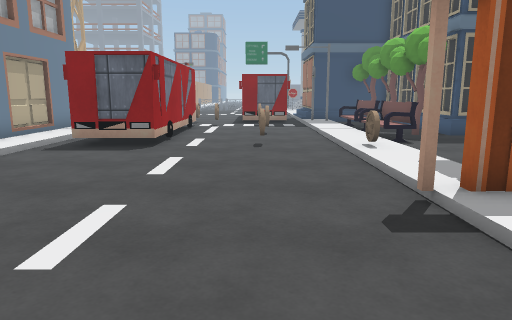
View 1 (above)

18 first-person views from a walk through a 3-D level made in the Unity game engine. The camera is 1.4 m above the floor, tilts 10° down and sees 70° across. The floor is counted in squares, 1 m on a side. Each view is taken from the middle of a square. On the plan, view 1 faces up. The plan holds only what a view shows up to about 16 squares ahead; the rest is blank. The place goes on beyond the plan. The player character is not drawn. Some surface patterns are stand-ins.

View 2
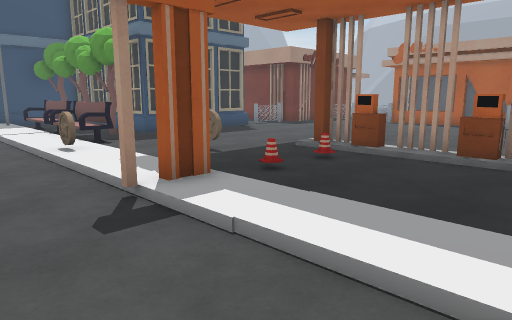

View 3
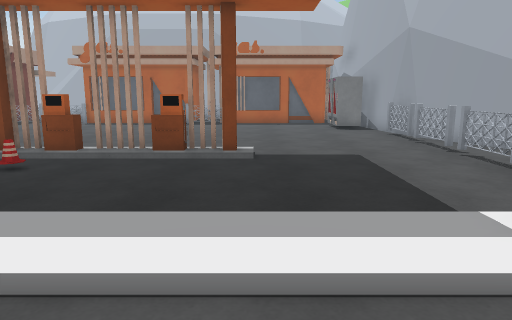

View 4
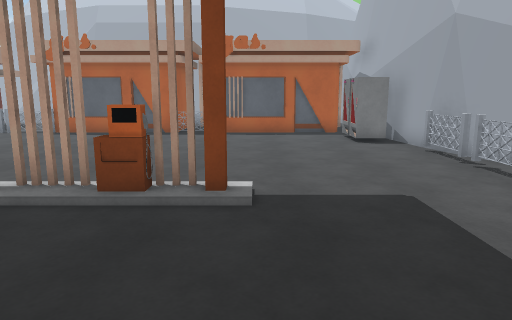

View 5
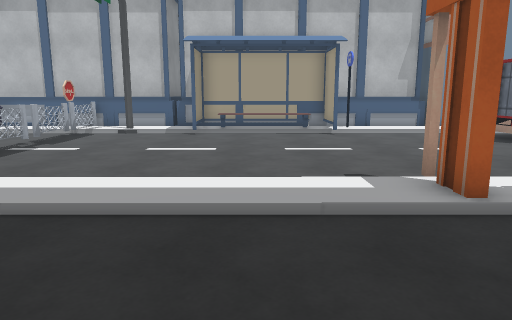

View 6
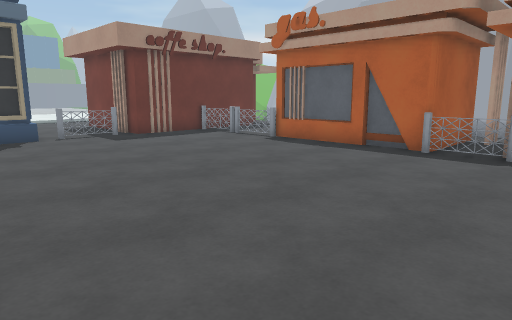

View 7
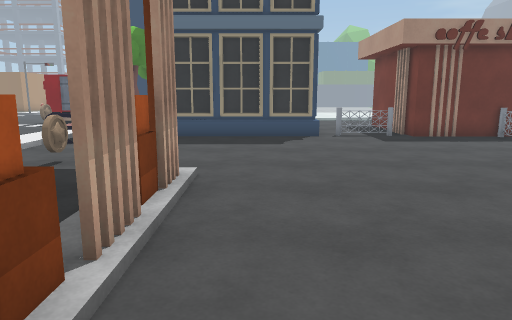

View 8
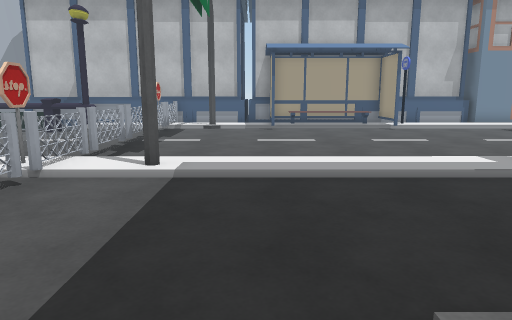

View 9
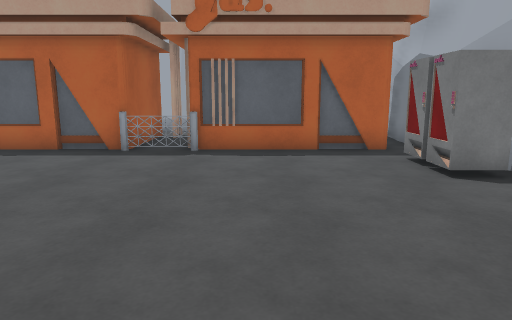

View 10
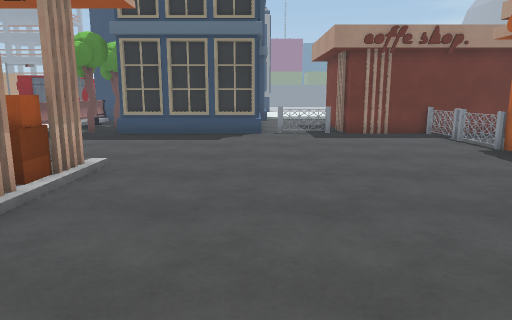

View 11
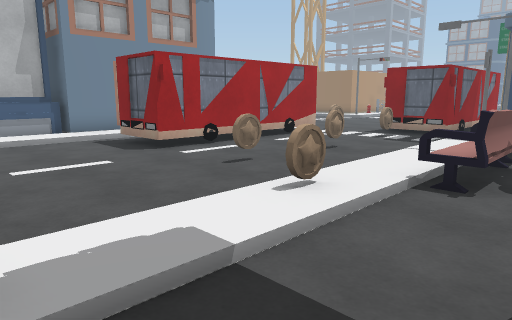

View 12
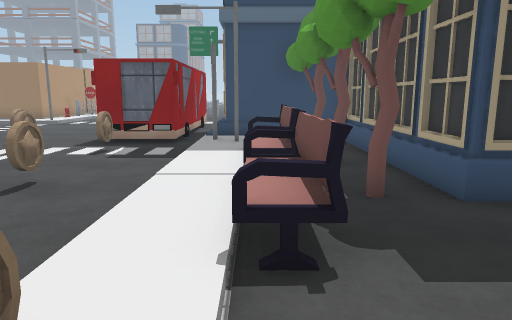

View 13
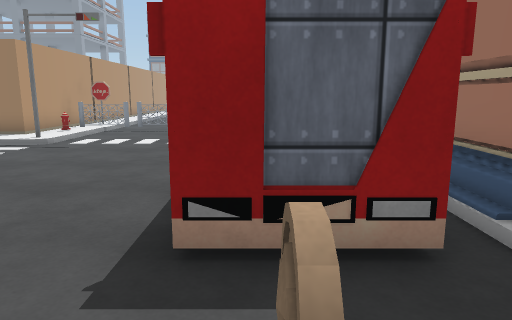

View 14
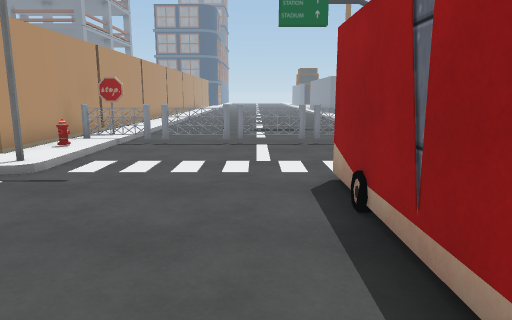

View 15
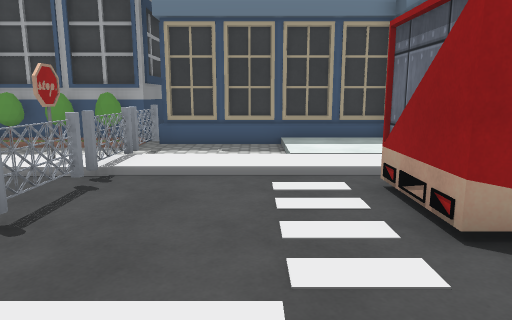

View 16
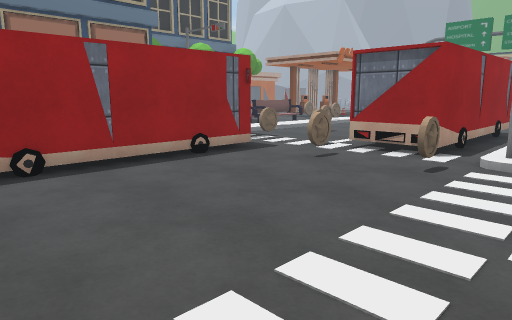

View 17
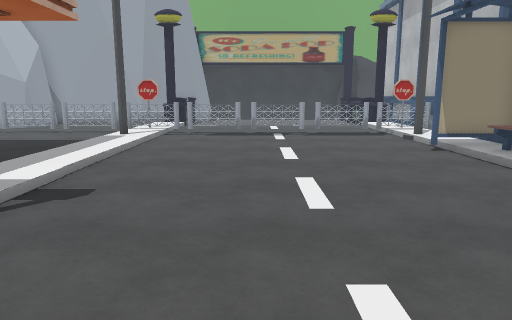

View 18
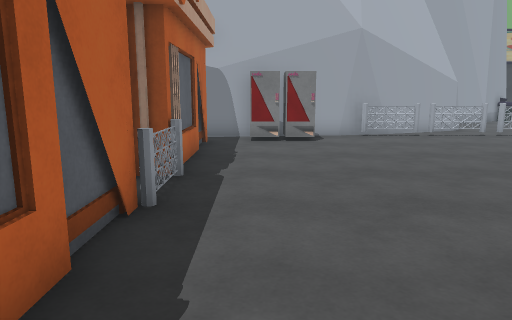

### Floor plan
Key: @ floor where view 1 was taken; # wall or solid block; x gap in a wall; . main floor; : floor 0.25 m higher than the main floor; / step, stairs or slope; B bus; T tree; C coin; E bench; S sign; F fence; H hydrant; U building; O other object.
Columns run from 8 left of view 1 to 21 right of it. Each row starts with its distance up from view 1.
 33 #             ##
 32 #SS........S..###
 31 #FFFFFFFFFFFFFFU##
 30 #:/........:...U
 29  H/........:...#
 28 #:/........:...U
 27 :#/........:/::#
 26 ........BB.:/::#
 25  .......B   /::#
 24  .......BB.    #
 23  .......BB.
 22  .......BB.#
 21  .......BB.#
 20  .......BB.#####
 19  ..C.C..BB.:.  #
 18  //........:. T#
 17   /#B#C.C..:/..#     .. #
 16   /###.....//.T#     .. #
 15 # /###.....//..#     ..##
 14 #:/###..C..:E..#     ..##
 13 #:/###.....//.T######FFF######
 12 #:/###.....//E............F .
 11 #:/###..C..:/.............F..
 10 #:/###.....:..............F.
  9 #:/........C..............FOOO
  8 #:/........:..C............#
  7 #:/........:...............#
  6 #:/........:..../#.........#
  5 #OO.......SS...//#.........#
  4 #O.........:..../x.........O
  3 #O.........:/.../x........F##
  2 #O.........:/.../#........F#
  1 #O.........:/.../#.........#
  0 #OO.....@..:/...//.........#
 -1 #:/........:/..............#
 -2 #:/........:/..............#
 -3 #:#........#/..............O
 -4 #:/........:/..........OOO...O
 -5 #SFFFFFFFFFSFFFFFFFFFF########
 -6 #::........:......#####
 -7 #                ##

Where each view was taken, in squares from view 1:
view 1: 0 up, 0 right, facing up
view 2: 0 up, 0 right, facing up-right
view 3: 0 up, 0 right, facing right
view 4: 0 up, 3 right, facing right
view 5: 2 up, 8 right, facing left
view 6: 0 up, 9 right, facing up-right
view 7: 0 up, 10 right, facing up
view 8: 1 down, 10 right, facing left
view 9: 0 up, 9 right, facing right
view 10: 1 down, 12 right, facing up
view 11: 5 up, 6 right, facing up-left
view 12: 8 up, 4 right, facing up
view 13: 16 up, 0 right, facing up
view 14: 20 up, 2 left, facing up
view 15: 28 up, 4 left, facing right
view 16: 26 up, 8 left, facing down-right
view 17: 9 up, 1 left, facing down
view 18: 8 up, 17 right, facing down
